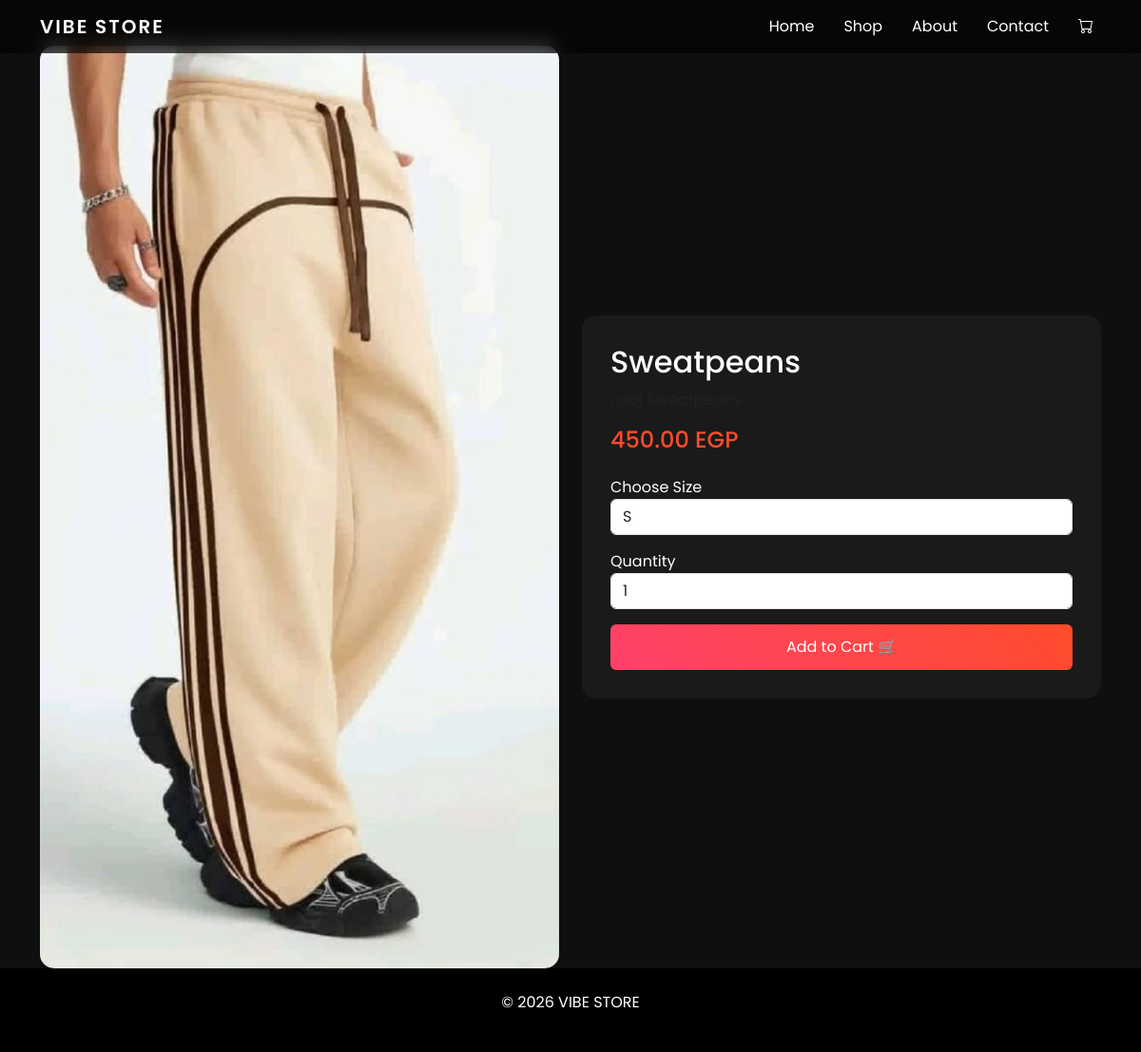
Screenshot of /product.php?id=5 with the database file from the repository.
### tables this page shows
CREATE TABLE `products` (
  `id` int(11) NOT NULL,
  `name` varchar(255) DEFAULT NULL,
  `price` decimal(10,2) DEFAULT NULL,
  `image` varchar(255) DEFAULT NULL,
  `description` text DEFAULT NULL
);

### product.php (the view, shortened to what this page needs)
<?php
include("config/db.php");
include("includes/header.php");
include("includes/navbar.php");
$id = $_GET['id'];
$result = mysqli_query($conn, "SELECT * FROM products WHERE id=$id");
$product = mysqli_fetch_assoc($result);
?>
<div class="container mt-5">
  <div class="row align-items-center">
    <div class="col-md-6 text-center">
      <img src="uploads/<?php echo $product['image']; ?>" class="img-fluid product-img">
    </div>
    <div class="col-md-6">
      <div class="box">
        <h2><?php echo $product['name']; ?></h2>
        <p class="text-muted">
        </p>
        <h4 class="price"><?php echo $product['price']; ?> EGP</h4>
        <label class="mt-3">Choose Size</label>
        <select id="size" class="form-control mb-3">
          <option>S</option>
        </select>
        <label>Quantity</label>
        <input type="number" id="qty" value="1" min="1" class="form-control mb-3">
        <button class="btn btn-main w-100" onclick="addToCart(<?php echo $product['id']; ?>)">
          Add to Cart 🛒
        </button>
      </div>
    </div>
  </div>
</div>
<?php include("includes/footer.php"); ?>

### includes/header.php (style rules this page uses)
body { font-family: 'Poppins', sans-serif; background: #0f0f0f; color: #fff; overflow-x: hidden; }
.btn-main { background: linear-gradient(45deg, #ff416c, #ff4b2b); border: none; padding: 12px 30px; color: #fff; transition: 0.3s; }

### product.php (style rules this page uses)
.product-img { border-radius: 15px; transition: 0.4s; }
.box { background: #1a1a1a; padding: 30px; border-radius: 15px; }
.price { color: #ff4b2b; font-size: 24px; }
.btn-main { background: linear-gradient(45deg, #ff416c, #ff4b2b); border: none; color: #fff; transition: 0.3s; }

### rows the page displays
products: image (picture), name "Sweatpeans", price "450.00"
